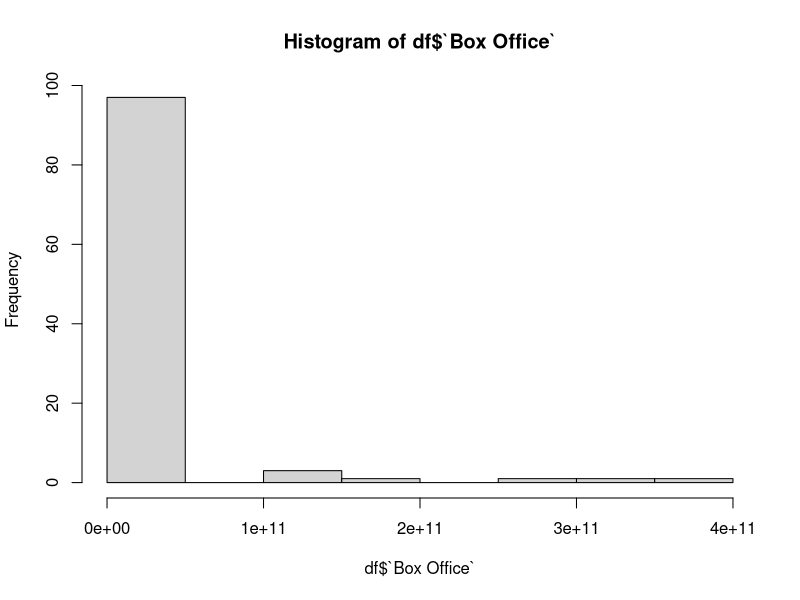
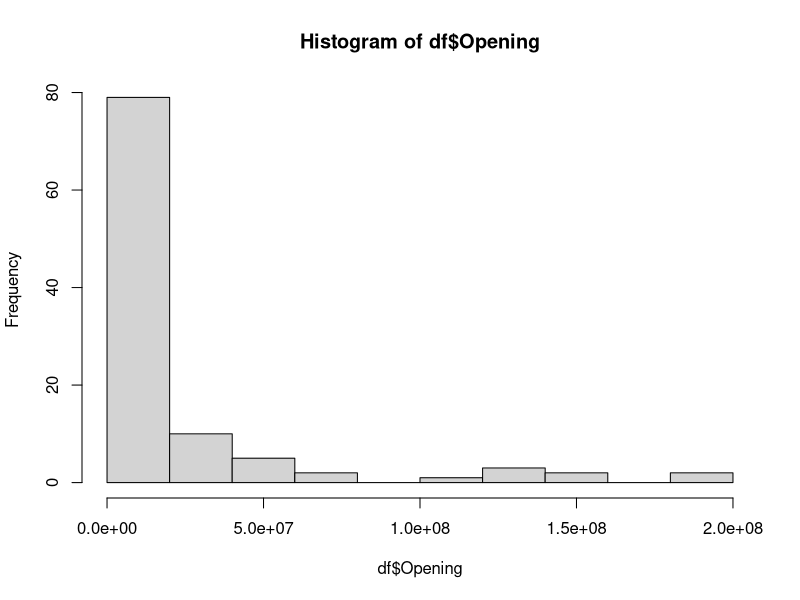
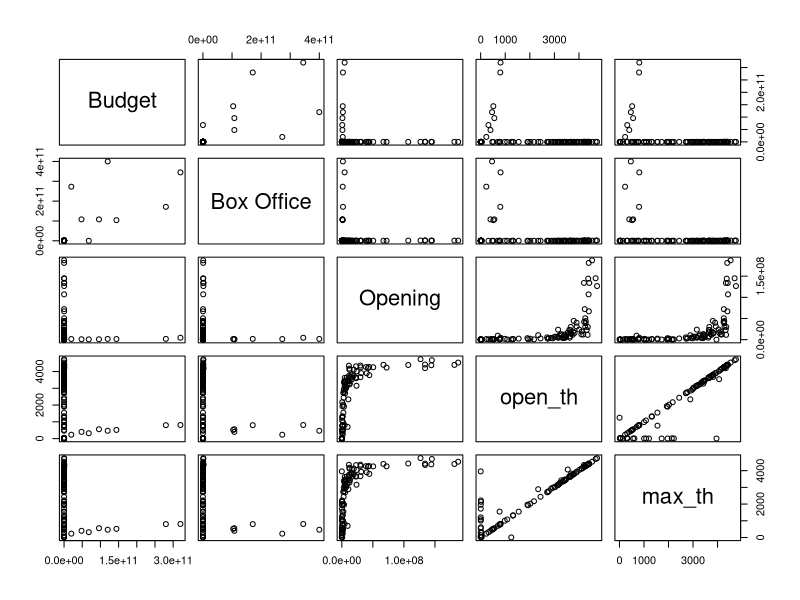
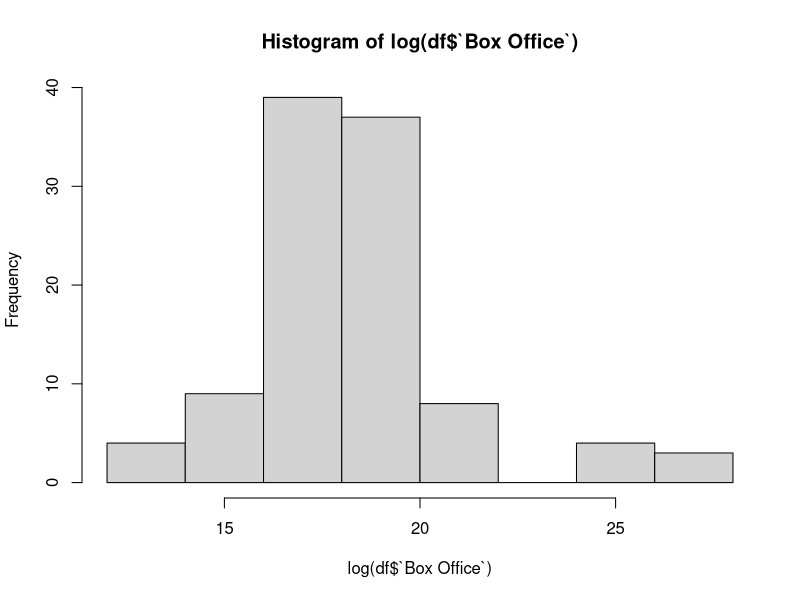
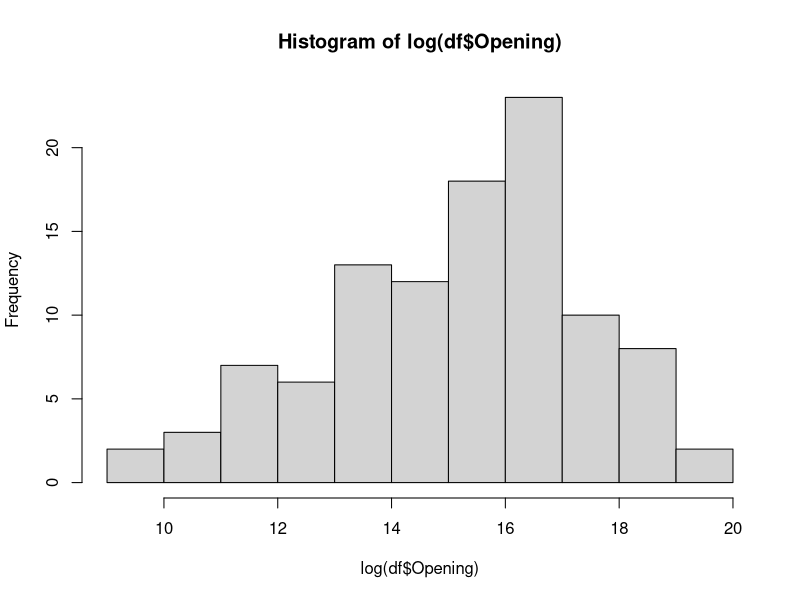
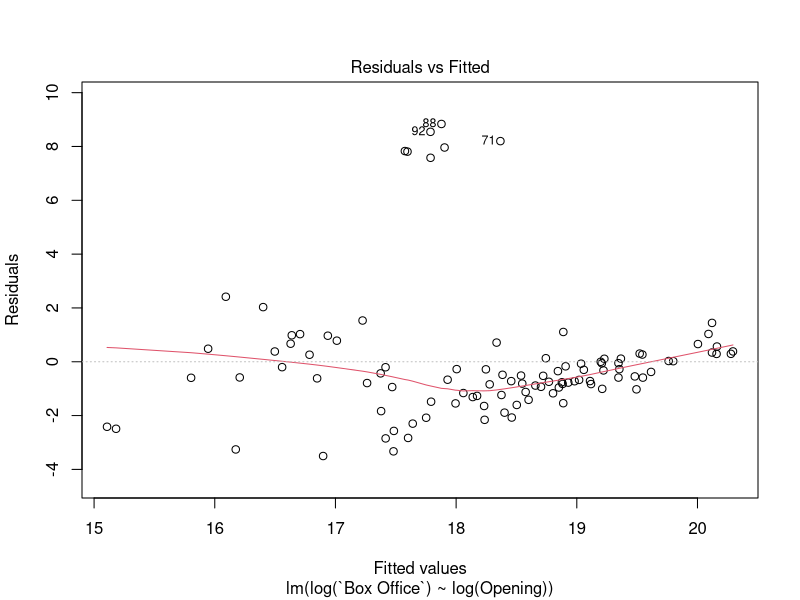
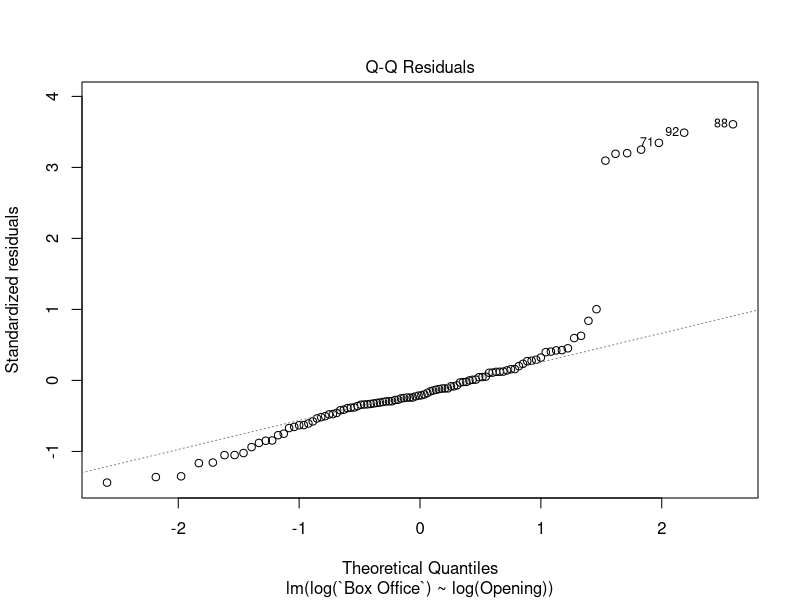
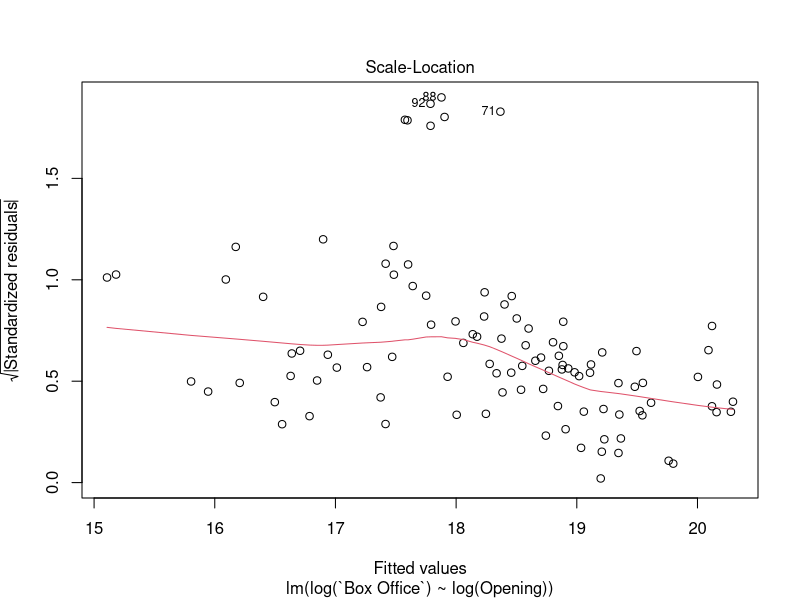

Write the R code that produced these figures, in order.
## ---- chunk 1
library(readxl)
library(tidyverse)
library(lubridate)
library(dplyr)
library(stringr)
## ---- chunk 2
df <- read_excel("_data/project_data.xlsx") |>
  as.data.frame()
head(df)

## ---- chunk 3
df <- df |> 
  mutate(Budget = gsub("\\$", "", Budget)) |>
  mutate(Budget = sub(".*-", "", Budget)) |>
  mutate(`Box Office` = gsub("\\$", "", `Box Office`)) 

df[c('Budget', 'Unit')] <- str_split_fixed(df$Budget, ' ', 2)

df$Budget <- as.numeric(df$Budget)

df$Budget <- ifelse(df$Unit == "million", df$Budget * 1000000,
                    ifelse(df$Unit == "billion", df$Budget * 1000000000,
                           ifelse(df$Unit == "Kmillion", df$Budget * 1000000*0.00074,
                                  ifelse(df$Unit == "Kbillion", df$Budget * 1000000000*0.00074,
                                         ifelse(df$Unit == "crore", df$Budget * 10000000*80, df$Budget)))))

df[c('Box Office', 'BXUnit')] <- str_split_fixed(df$`Box Office`, ' ', 2)

df$`Box Office` <- as.numeric(df$`Box Office`)

df$`Box Office` <- ifelse(df$BXUnit == "million", df$`Box Office` * 1000000,
                    ifelse(df$BXUnit == "billion", df$`Box Office` * 1000000000,
                           ifelse(df$BXUnit == "Kmillion", df$`Box Office` * 1000000*0.00074,
                                  ifelse(df$BXUnit == "Kbillion", df$`Box Office` * 1000000000*0.00074,
                                         ifelse(df$BXUnit == "crore", df$`Box Office` * 10000000*80, df$`Box Office`)))))
## ---- chunk 4
df$`Box Office` <- ifelse(df$`Box Office` < df$world_gross, df$world_gross, df$`Box Office`)

## ---- chunk 5
df <- df %>% group_by(Distributor) %>% mutate(Count=n_distinct(`Box Office`)) 

df$Small_Dist <- ifelse(df$Count <= 3, 1, 0)
## ---- chunk 6
df$Open_date <- as.Date(df$Open, origin = "1899-12-30")

# Create a new column with the season for each date
df <- df %>% 
  mutate(season = case_when(
    between(month(Open_date), 3, 5) ~ "Spring",
    between(month(Open_date), 6, 8) ~ "Summer",
    between(month(Open_date), 9, 11) ~ "Fall",
    TRUE ~ "Winter"
  ))
## ---- chunk 7
head(df)
## ---- chunk 8

colSums(is.na(df))
table(df$Small_Dist)
## ---- chunk 9
df <- subset(df, select = -Close)

df <- na.omit(df)

## ---- chunk 10
str(df)

## ---- chunk 11
glimpse(df )
## ---- chunk 12
summary(df)
## ---- chunk 13
hist(df$`Box Office`)
hist(df$Opening)

## ---- chunk 14
cor.test(df$Opening, df$`Box Office`)

cor.test(log(df$Opening), log(df$`Box Office`))
## ---- chunk 15

pairs_df <- df[, c("Budget", "Box Office", "Opening", "open_th", "max_th")]
pairs_df
pairs(pairs_df)
#cor(df)

## ---- chunk 16
hist(log(df$`Box Office`))
hist(log(df$Opening))

## ---- chunk 17

# Fit the multiple regression model using the log-transformed data
model1 <- lm(log(`Box Office`) ~ log(Opening), data = df)

# Print the model summary
summary(model1)
plot(model1)
## ---- chunk 18
model2 <- lm(log(`Box Office`) ~ log(Opening) + log(Budget) + log(open_th) + Small_Dist + season, data = df)
summary(model2)
plot(model2)
## ---- chunk 19
model3 <- lm(log(`Box Office`) ~ log(Opening) + log(Budget) + open_th + Small_Dist + season, data = df)
summary(model3)
plot(model3)
## ---- chunk 20
model4 <- lm(log(`Box Office`) ~ log(Opening) + log(Budget) + open_th + Small_Dist, data = df)
summary(model4)
plot(model4)
## ---- chunk 21
model5 <- lm(log(`Box Office`) ~ log(Opening) + log(Budget) + open_th, data = df)
summary(model5)
plot(model5)
## ---- chunk 22
model6 <- lm(log(`Box Office`) ~ log(Opening) + log(Budget), data = df)
summary(model6)
plot(model6)
## ---- chunk 23
model_quad1 <- lm(log(`Box Office`) ~ poly(Opening, 2, raw=TRUE) + log(Budget) + open_th + Small_Dist + season, data = df)
summary(model_quad1)
plot(model_quad1)
## ---- chunk 24

# Diagnostic plots
par(mfrow=c(2,2))
plot(model3)
